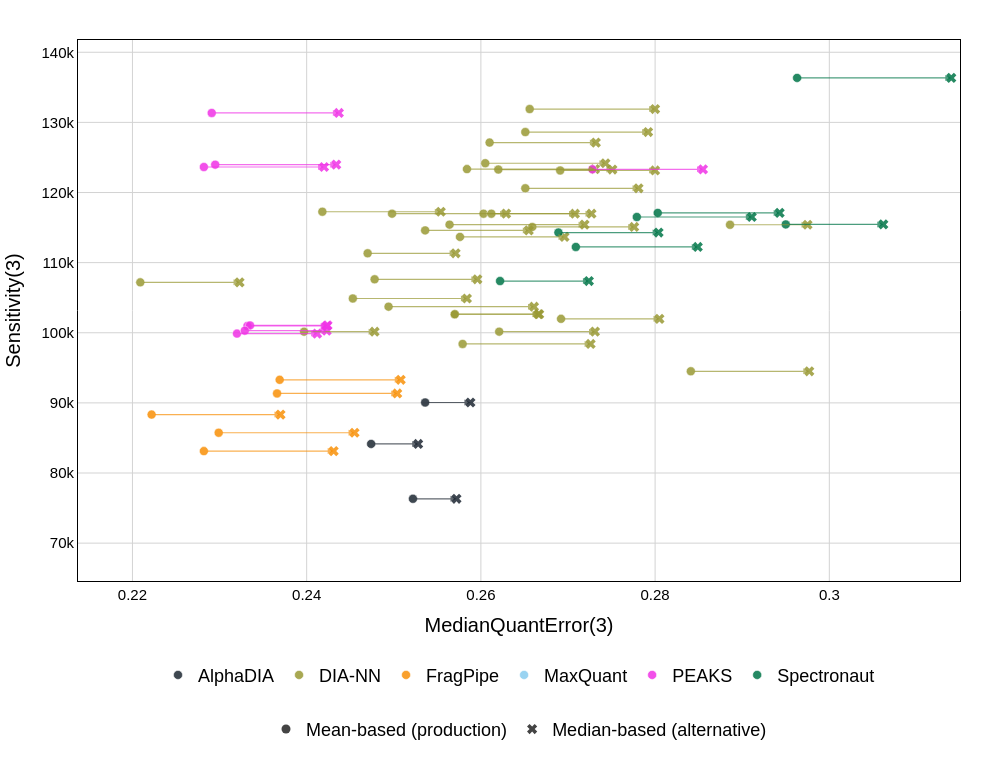

Write notebook code for a chart like this one.
### Markdown cell above
## Overview plot: accuracy vs. coverage (mean-based vs. median-based)

This mimics the website's actual main benchmarking plot (`LFQHYEPlotGenerator.plot_main_metric`)
with its **default settings**: x = median absolute epsilon in **Species-weighted** mode (average
of the per-species medians, equal weight regardless of precursor count — not "global", which pools
all species as one population), y = number of quantified precursors at
**k = MIN_NR_OBSERVED = 3** (`nr_observed >= 3`) — one point per public submission, colored by
tool (same palette as the manuscript figures), exactly like the real production plot.

Each submission is plotted twice — once with the production **mean-based** aggregation (circle)
and once with the **median-based** alternative (x) — connected by an arrow. Note that only the
x-position moves: which precursors pass the `nr_observed >= 3` filter (and therefore
`n_precursors`) does not depend on whether the per-condition intensity is aggregated with the mean
or the median, so the arrows are purely horizontal.

### Code cell
fig2 = go.Figure()
_ax = [0.225 * 0.95, 0.30 * 1.05]
_ay = [68000 * 0.95, 135000 * 1.05]

_tools_ordered = submission_summary_df["tool"].drop_duplicates().tolist()
for tool in _tools_ordered:
    color = _SOFTWARE_COLORS.get(tool, "#888888")
    sub_df = submission_summary_df[submission_summary_df["tool"] == tool]

    for _, row in sub_df.iterrows():
        fig2.add_annotation(
            x=row["median_abs_epsilon_median_based"],
            y=row["n_precursors"],
            ax=row["median_abs_epsilon_mean_based"],
            ay=row["n_precursors"],
            xref="x", yref="y", axref="x", ayref="y",
            showarrow=True,
            arrowhead=2,
            arrowsize=1,
            arrowwidth=1.2,
            arrowcolor=_hex_to_rgba(color, 0.7),
        )

    fig2.add_trace(
        go.Scatter(
            x=sub_df["median_abs_epsilon_mean_based"],
            y=sub_df["n_precursors"],
            mode="markers",
            marker=dict(color=color, size=9, symbol="circle", opacity=0.85, line=dict(color="white", width=0.5)),
            name=_display(tool),
            legendgroup=tool,
            hovertemplate=f"{_display(tool)} (mean-based)<br>x: %{{x:.3f}}<br>y: %{{y}}<extra></extra>",
        )
    )
    fig2.add_trace(
        go.Scatter(
            x=sub_df["median_abs_epsilon_median_based"],
            y=sub_df["n_precursors"],
            mode="markers",
            marker=dict(color=color, size=9, symbol="x", opacity=0.85),
            name=_display(tool),
            legendgroup=tool,
            showlegend=False,
            hovertemplate=f"{_display(tool)} (median-based)<br>x: %{{x:.3f}}<br>y: %{{y}}<extra></extra>",
        )
    )

# Second, marker-shape legend (circle = mean-based / production aggregation, x = median-based
# alternative). Dummy off-plot traces so only the legend entry renders, on a second native Plotly
# legend ("legend2") stacked below the tool-color legend.
_shape_legend_color = "#444444"
fig2.add_trace(
    go.Scatter(
        x=[None], y=[None],
        mode="markers",
        marker=dict(color=_shape_legend_color, size=9, symbol="circle"),
        name="Mean-based (production)",
        legend="legend2",
    )
)
fig2.add_trace(
    go.Scatter(
        x=[None], y=[None],
        mode="markers",
        marker=dict(color=_shape_legend_color, size=9, symbol="x"),
        name="Median-based (alternative)",
        legend="legend2",
    )
)

_metric_label = METRIC_AGG.capitalize()
fig2.update_xaxes(title_text=f"{_metric_label}QuantError({MIN_NR_OBSERVED})", **_AXIS_STYLE, range=_ax)
fig2.update_yaxes(title_text=f"Sensitivity({MIN_NR_OBSERVED})", **_AXIS_STYLE, range=_ay)
fig2.update_layout(
    **_BASE_LAYOUT,
    template="plotly_white",
    width=1000,
    height=760,
    legend=dict(
        orientation="h",
        x=0.5, xanchor="center",
        y=-0.14, yanchor="top",
        bgcolor="rgba(0,0,0,0)",
        borderwidth=0,
        font=dict(size=18)
    ),
    legend2=dict(
        orientation="h",
        x=0.5, xanchor="center",
        y=-0.24, yanchor="top",
        bgcolor="rgba(0,0,0,0)",
        borderwidth=0,
        font=dict(size=18)
    ),
    margin=dict(l=70, r=40, t=40, b=160),
)
fig2.show()

shift = (submission_summary_df["median_abs_epsilon_median_based"] - submission_summary_df["median_abs_epsilon_mean_based"]).abs()
print("Horizontal shift in the reported accuracy metric per submission (median-based - mean-based, absolute):")
print(
    submission_summary_df[["id", "tool"]]
    .assign(metric_shift=shift.round(4))
    .sort_values("metric_shift", ascending=False)
    .to_string(index=False)
)

fig2.write_image("mean_vs_median_epsilon.png", scale=2)
fig2.write_image("mean_vs_median_epsilon.svg")

### Figure 1 — Plotly figure (JSON) as saved in the notebook; plotly's stock layout.template omitted (floating-point values rounded to 4 significant figures)
{"data": [{"hovertemplate": "AlphaDIA (mean-based)<br>x: %{x:.3f}<br>y: %{y}<extra></extra>", "legendgroup": "AlphaDIA", "marker": {"color": "#1D2732", "line": {"color": "white", "width": 0.5}, "opacity": 0.85, "size": 9, "symbol": "circle"}, "mode": "markers", "name": "AlphaDIA", "type": "scatter", "x": [0.2522, 0.3706, 0.3795, 0.2474, 0.3891, 0.3898, 0.3949, 0.3882, 0.3854, 0.2536], "y": [76323, 108190, 113175, 84145, 126853, 126669, 127762, 125304, 136711, 90054]}, {"hovertemplate": "AlphaDIA (median-based)<br>x: %{x:.3f}<br>y: %{y}<extra></extra>", "legendgroup": "AlphaDIA", "marker": {"color": "#1D2732", "opacity": 0.85, "size": 9, "symbol": "x"}, "mode": "markers", "name": "AlphaDIA", "showlegend": false, "type": "scatter", "x": [0.2572, 0.3778, 0.3826, 0.2528, 0.3927, 0.3985, 0.4028, 0.3948, 0.3905, 0.2588], "y": [76323, 108190, 113175, 84145, 126853, 126669, 127762, 125304, 136711, 90054]}, {"hovertemplate": "DIA-NN (mean-based)<br>x: %{x:.3f}<br>y: %{y}<extra></extra>", "legendgroup": "DIA-NN", "marker": {"color": "#999934", "line": {"color": "white", "width": 0.5}, "opacity": 0.85, "size": 9, "symbol": "circle"}, "mode": "markers", "name": "DIA-NN", "type": "scatter", "x": [0.2498, 0.2603, 0.2564, 0.2612, 0.2209, 0.2478, 0.2651, 0.2579, 0.2584, 0.247, 0.1646, 0.261, 0.2886, 0.2605, 0.2659, 0.2691, 0.3926, 0.2651, 0.2656, 0.3399, 0.262, 0.2397, 0.2841, 0.2621, 0.257, 0.257, 0.2692, 0.2576, 0.2536, 0.2418, 0.2453, 0.2494], "y": [116984, 116980, 115420, 116980, 107188, 107624, 120604, 98404, 123342, 111332, 67605, 127122, 115402, 124176, 115091, 123146, 122229, 128623, 131904, 3023, 123278, 100154, 94507, 100160, 102645, 102639, 101986, 113672, 114599, 117259, 104886, 103720]}, {"hovertemplate": "DIA-NN (median-based)<br>x: %{x:.3f}<br>y: %{y}<extra></extra>", "legendgroup": "DIA-NN", "marker": {"color": "#999934", "opacity": 0.85, "size": 9, "symbol": "x"}, "mode": "markers", "name": "DIA-NN", "showlegend": false, "type": "scatter", "x": [0.2629, 0.2708, 0.2719, 0.2727, 0.2323, 0.2596, 0.2781, 0.2726, 0.2731, 0.2571, 0.1706, 0.2732, 0.2975, 0.2743, 0.2776, 0.28, 0.3967, 0.2792, 0.28, 0.3269, 0.2751, 0.2478, 0.2977, 0.2731, 0.2667, 0.2666, 0.2805, 0.2696, 0.2655, 0.2554, 0.2584, 0.2661], "y": [116984, 116980, 115420, 116980, 107188, 107624, 120604, 98404, 123342, 111332, 67605, 127122, 115402, 124176, 115091, 123146, 122229, 128623, 131904, 3023, 123278, 100154, 94507, 100160, 102645, 102639, 101986, 113672, 114599, 117259, 104886, 103720]}, {"hovertemplate": "FragPipe (mean-based)<br>x: %{x:.3f}<br>y: %{y}<extra></extra>", "legendgroup": "FragPipe (DIA-NN quant)", "marker": {"color": "#F89008", "line": {"color": "white", "width": 0.5}, "opacity": 0.85, "size": 9, "symbol": "circle"}, "mode": "markers", "name": "FragPipe", "type": "scatter", "x": [0.2369, 0.2366, 0.2222, 0.2282, 0.2299], "y": [93291, 91346, 88331, 83124, 85741]}, {"hovertemplate": "FragPipe (median-based)<br>x: %{x:.3f}<br>y: %{y}<extra></extra>", "legendgroup": "FragPipe (DIA-NN quant)", "marker": {"color": "#F89008", "opacity": 0.85, "size": 9, "symbol": "x"}, "mode": "markers", "name": "FragPipe", "showlegend": false, "type": "scatter", "x": [0.2508, 0.2504, 0.237, 0.2431, 0.2455], "y": [93291, 91346, 88331, 83124, 85741]}, {"hovertemplate": "MaxQuant (mean-based)<br>x: %{x:.3f}<br>y: %{y}<extra></extra>", "legendgroup": "MaxQuant", "marker": {"color": "#88ccef", "line": {"color": "white", "width": 0.5}, "opacity": 0.85, "size": 9, "symbol": "circle"}, "mode": "markers", "name": "MaxQuant", "type": "scatter", "x": [0.2014], "y": [21541]}, {"hovertemplate": "MaxQuant (median-based)<br>x: %{x:.3f}<br>y: %{y}<extra></extra>", "legendgroup": "MaxQuant", "marker": {"color": "#88ccef", "opacity": 0.85, "size": 9, "symbol": "x"}, "mode": "markers", "name": "MaxQuant", "showlegend": false, "type": "scatter", "x": [0.2098], "y": [21541]}, {"hovertemplate": "PEAKS (mean-based)<br>x: %{x:.3f}<br>y: %{y}<extra></extra>", "legendgroup": "PEAKS", "marker": {"color": "#f032e6", "line": {"color": "white", "width": 0.5}, "opacity": 0.85, "size": 9, "symbol": "circle"}, "mode": "markers", "name": "PEAKS", "type": "scatter", "x": [0.2291, 0.2282, 0.2295, 0.2728, 0.2332, 0.2335, 0.232, 0.2329], "y": [131346, 123638, 123975, 123304, 100963, 101049, 99879, 100305]}, {"hovertemplate": "PEAKS (median-based)<br>x: %{x:.3f}<br>y: %{y}<extra></extra>", "legendgroup": "PEAKS", "marker": {"color": "#f032e6", "opacity": 0.85, "size": 9, "symbol": "x"}, "mode": "markers", "name": "PEAKS", "showlegend": false, "type": "scatter", "x": [0.2437, 0.242, 0.2434, 0.2855, 0.2423, 0.2424, 0.2412, 0.2423], "y": [131346, 123638, 123975, 123304, 100963, 101049, 99879, 100305]}, {"hovertemplate": "Spectronaut (mean-based)<br>x: %{x:.3f}<br>y: %{y}<extra></extra>", "legendgroup": "Spectronaut", "marker": {"color": "#007548", "line": {"color": "white", "width": 0.5}, "opacity": 0.85, "size": 9, "symbol": "circle"}, "mode": "markers", "name": "Spectronaut", "type": "scatter", "x": [0.295, 0.2779, 0.2689, 0.2622, 0.2709, 0.2803, 0.3237, 0.2963], "y": [115450, 116511, 114292, 107378, 112238, 117095, 138352, 136342]}, {"hovertemplate": "Spectronaut (median-based)<br>x: %{x:.3f}<br>y: %{y}<extra></extra>", "legendgroup": "Spectronaut", "marker": {"color": "#007548", "opacity": 0.85, "size": 9, "symbol": "x"}, "mode": "markers", "name": "Spectronaut", "showlegend": false, "type": "scatter", "x": [0.3062, 0.2911, 0.2804, 0.2724, 0.2849, 0.2943, 0.3324, 0.314], "y": [115450, 116511, 114292, 107378, 112238, 117095, 138352, 136342]}, {"legend": "legend2", "marker": {"color": "#444444", "size": 9, "symbol": "circle"}, "mode": "markers", "name": "Mean-based (production)", "type": "scatter", "x": [null], "y": [null]}, {"legend": "legend2", "marker": {"color": "#444444", "size": 9, "symbol": "x"}, "mode": "markers", "name": "Median-based (alternative)", "type": "scatter", "x": [null], "y": [null]}], "layout": {"annotations": [{"arrowcolor": "rgba(29,39,50,0.7)", "arrowhead": 2, "arrowsize": 1, "arrowwidth": 1.2, "ax": 0.2522, "axref": "x", "ay": 76323, "ayref": "y", "showarrow": true, "x": 0.2572, "xref": "x", "y": 76323, "yref": "y"}, {"arrowcolor": "rgba(29,39,50,0.7)", "arrowhead": 2, "arrowsize": 1, "arrowwidth": 1.2, "ax": 0.3706, "axref": "x", "ay": 108190, "ayref": "y", "showarrow": true, "x": 0.3778, "xref": "x", "y": 108190, "yref": "y"}, {"arrowcolor": "rgba(29,39,50,0.7)", "arrowhead": 2, "arrowsize": 1, "arrowwidth": 1.2, "ax": 0.3795, "axref": "x", "ay": 113175, "ayref": "y", "showarrow": true, "x": 0.3826, "xref": "x", "y": 113175, "yref": "y"}, {"arrowcolor": "rgba(29,39,50,0.7)", "arrowhead": 2, "arrowsize": 1, "arrowwidth": 1.2, "ax": 0.2474, "axref": "x", "ay": 84145, "ayref": "y", "showarrow": true, "x": 0.2528, "xref": "x", "y": 84145, "yref": "y"}, {"arrowcolor": "rgba(29,39,50,0.7)", "arrowhead": 2, "arrowsize": 1, "arrowwidth": 1.2, "ax": 0.3891, "axref": "x", "ay": 126853, "ayref": "y", "showarrow": true, "x": 0.3927, "xref": "x", "y": 126853, "yref": "y"}, {"arrowcolor": "rgba(29,39,50,0.7)", "arrowhead": 2, "arrowsize": 1, "arrowwidth": 1.2, "ax": 0.3898, "axref": "x", "ay": 126669, "ayref": "y", "showarrow": true, "x": 0.3985, "xref": "x", "y": 126669, "yref": "y"}, {"arrowcolor": "rgba(29,39,50,0.7)", "arrowhead": 2, "arrowsize": 1, "arrowwidth": 1.2, "ax": 0.3949, "axref": "x", "ay": 127762, "ayref": "y", "showarrow": true, "x": 0.4028, "xref": "x", "y": 127762, "yref": "y"}, {"arrowcolor": "rgba(29,39,50,0.7)", "arrowhead": 2, "arrowsize": 1, "arrowwidth": 1.2, "ax": 0.3882, "axref": "x", "ay": 125304, "ayref": "y", "showarrow": true, "x": 0.3948, "xref": "x", "y": 125304, "yref": "y"}, {"arrowcolor": "rgba(29,39,50,0.7)", "arrowhead": 2, "arrowsize": 1, "arrowwidth": 1.2, "ax": 0.3854, "axref": "x", "ay": 136711, "ayref": "y", "showarrow": true, "x": 0.3905, "xref": "x", "y": 136711, "yref": "y"}, {"arrowcolor": "rgba(29,39,50,0.7)", "arrowhead": 2, "arrowsize": 1, "arrowwidth": 1.2, "ax": 0.2536, "axref": "x", "ay": 90054, "ayref": "y", "showarrow": true, "x": 0.2588, "xref": "x", "y": 90054, "yref": "y"}, {"arrowcolor": "rgba(153,153,52,0.7)", "arrowhead": 2, "arrowsize": 1, "arrowwidth": 1.2, "ax": 0.2498, "axref": "x", "ay": 116984, "ayref": "y", "showarrow": true, "x": 0.2629, "xref": "x", "y": 116984, "yref": "y"}, {"arrowcolor": "rgba(153,153,52,0.7)", "arrowhead": 2, "arrowsize": 1, "arrowwidth": 1.2, "ax": 0.2603, "axref": "x", "ay": 116980, "ayref": "y", "showarrow": true, "x": 0.2708, "xref": "x", "y": 116980, "yref": "y"}, {"arrowcolor": "rgba(153,153,52,0.7)", "arrowhead": 2, "arrowsize": 1, "arrowwidth": 1.2, "ax": 0.2564, "axref": "x", "ay": 115420, "ayref": "y", "showarrow": true, "x": 0.2719, "xref": "x", "y": 115420, "yref": "y"}, {"arrowcolor": "rgba(153,153,52,0.7)", "arrowhead": 2, "arrowsize": 1, "arrowwidth": 1.2, "ax": 0.2612, "axref": "x", "ay": 116980, "ayref": "y", "showarrow": true, "x": 0.2727, "xref": "x", "y": 116980, "yref": "y"}, {"arrowcolor": "rgba(153,153,52,0.7)", "arrowhead": 2, "arrowsize": 1, "arrowwidth": 1.2, "ax": 0.2209, "axref": "x", "ay": 107188, "ayref": "y", "showarrow": true, "x": 0.2323, "xref": "x", "y": 107188, "yref": "y"}, {"arrowcolor": "rgba(153,153,52,0.7)", "arrowhead": 2, "arrowsize": 1, "arrowwidth": 1.2, "ax": 0.2478, "axref": "x", "ay": 107624, "ayref": "y", "showarrow": true, "x": 0.2596, "xref": "x", "y": 107624, "yref": "y"}, {"arrowcolor": "rgba(153,153,52,0.7)", "arrowhead": 2, "arrowsize": 1, "arrowwidth": 1.2, "ax": 0.2651, "axref": "x", "ay": 120604, "ayref": "y", "showarrow": true, "x": 0.2781, "xref": "x", "y": 120604, "yref": "y"}, {"arrowcolor": "rgba(153,153,52,0.7)", "arrowhead": 2, "arrowsize": 1, "arrowwidth": 1.2, "ax": 0.2579, "axref": "x", "ay": 98404, "ayref": "y", "showarrow": true, "x": 0.2726, "xref": "x", "y": 98404, "yref": "y"}, {"arrowcolor": "rgba(153,153,52,0.7)", "arrowhead": 2, "arrowsize": 1, "arrowwidth": 1.2, "ax": 0.2584, "axref": "x", "ay": 123342, "ayref": "y", "showarrow": true, "x": 0.2731, "xref": "x", "y": 123342, "yref": "y"}, {"arrowcolor": "rgba(153,153,52,0.7)", "arrowhead": 2, "arrowsize": 1, "arrowwidth": 1.2, "ax": 0.247, "axref": "x", "ay": 111332, "ayref": "y", "showarrow": true, "x": 0.2571, "xref": "x", "y": 111332, "yref": "y"}, {"arrowcolor": "rgba(153,153,52,0.7)", "arrowhead": 2, "arrowsize": 1, "arrowwidth": 1.2, "ax": 0.1646, "axref": "x", "ay": 67605, "ayref": "y", "showarrow": true, "x": 0.1706, "xref": "x", "y": 67605, "yref": "y"}, {"arrowcolor": "rgba(153,153,52,0.7)", "arrowhead": 2, "arrowsize": 1, "arrowwidth": 1.2, "ax": 0.261, "axref": "x", "ay": 127122, "ayref": "y", "showarrow": true, "x": 0.2732, "xref": "x", "y": 127122, "yref": "y"}, {"arrowcolor": "rgba(153,153,52,0.7)", "arrowhead": 2, "arrowsize": 1, "arrowwidth": 1.2, "ax": 0.2886, "axref": "x", "ay": 115402, "ayref": "y", "showarrow": true, "x": 0.2975, "xref": "x", "y": 115402, "yref": "y"}, {"arrowcolor": "rgba(153,153,52,0.7)", "arrowhead": 2, "arrowsize": 1, "arrowwidth": 1.2, "ax": 0.2605, "axref": "x", "ay": 124176, "ayref": "y", "showarrow": true, "x": 0.2743, "xref": "x", "y": 124176, "yref": "y"}, {"arrowcolor": "rgba(153,153,52,0.7)", "arrowhead": 2, "arrowsize": 1, "arrowwidth": 1.2, "ax": 0.2659, "axref": "x", "ay": 115091, "ayref": "y", "showarrow": true, "x": 0.2776, "xref": "x", "y": 115091, "yref": "y"}, {"arrowcolor": "rgba(153,153,52,0.7)", "arrowhead": 2, "arrowsize": 1, "arrowwidth": 1.2, "ax": 0.2691, "axref": "x", "ay": 123146, "ayref": "y", "showarrow": true, "x": 0.28, "xref": "x", "y": 123146, "yref": "y"}, {"arrowcolor": "rgba(153,153,52,0.7)", "arrowhead": 2, "arrowsize": 1, "arrowwidth": 1.2, "ax": 0.3926, "axref": "x", "ay": 122229, "ayref": "y", "showarrow": true, "x": 0.3967, "xref": "x", "y": 122229, "yref": "y"}, {"arrowcolor": "rgba(153,153,52,0.7)", "arrowhead": 2, "arrowsize": 1, "arrowwidth": 1.2, "ax": 0.2651, "axref": "x", "ay": 128623, "ayref": "y", "showarrow": true, "x": 0.2792, "xref": "x", "y": 128623, "yref": "y"}, {"arrowcolor": "rgba(153,153,52,0.7)", "arrowhead": 2, "arrowsize": 1, "arrowwidth": 1.2, "ax": 0.2656, "axref": "x", "ay": 131904, "ayref": "y", "showarrow": true, "x": 0.28, "xref": "x", "y": 131904, "yref": "y"}, {"arrowcolor": "rgba(153,153,52,0.7)", "arrowhead": 2, "arrowsize": 1, "arrowwidth": 1.2, "ax": 0.3399, "axref": "x", "ay": 3023, "ayref": "y", "showarrow": true, "x": 0.3269, "xref": "x", "y": 3023, "yref": "y"}, {"arrowcolor": "rgba(153,153,52,0.7)", "arrowhead": 2, "arrowsize": 1, "arrowwidth": 1.2, "ax": 0.262, "axref": "x", "ay": 123278, "ayref": "y", "showarrow": true, "x": 0.2751, "xref": "x", "y": 123278, "yref": "y"}, {"arrowcolor": "rgba(153,153,52,0.7)", "arrowhead": 2, "arrowsize": 1, "arrowwidth": 1.2, "ax": 0.2397, "axref": "x", "ay": 100154, "ayref": "y", "showarrow": true, "x": 0.2478, "xref": "x", "y": 100154, "yref": "y"}, {"arrowcolor": "rgba(153,153,52,0.7)", "arrowhead": 2, "arrowsize": 1, "arrowwidth": 1.2, "ax": 0.2841, "axref": "x", "ay": 94507, "ayref": "y", "showarrow": true, "x": 0.2977, "xref": "x", "y": 94507, "yref": "y"}, {"arrowcolor": "rgba(153,153,52,0.7)", "arrowhead": 2, "arrowsize": 1, "arrowwidth": 1.2, "ax": 0.2621, "axref": "x", "ay": 100160, "ayref": "y", "showarrow": true, "x": 0.2731, "xref": "x", "y": 100160, "yref": "y"}, {"arrowcolor": "rgba(153,153,52,0.7)", "arrowhead": 2, "arrowsize": 1, "arrowwidth": 1.2, "ax": 0.257, "axref": "x", "ay": 102645, "ayref": "y", "showarrow": true, "x": 0.2667, "xref": "x", "y": 102645, "yref": "y"}, {"arrowcolor": "rgba(153,153,52,0.7)", "arrowhead": 2, "arrowsize": 1, "arrowwidth": 1.2, "ax": 0.257, "axref": "x", "ay": 102639, "ayref": "y", "showarrow": true, "x": 0.2666, "xref": "x", "y": 102639, "yref": "y"}, {"arrowcolor": "rgba(153,153,52,0.7)", "arrowhead": 2, "arrowsize": 1, "arrowwidth": 1.2, "ax": 0.2692, "axref": "x", "ay": 101986, "ayref": "y", "showarrow": true, "x": 0.2805, "xref": "x", "y": 101986, "yref": "y"}, {"arrowcolor": "rgba(153,153,52,0.7)", "arrowhead": 2, "arrowsize": 1, "arrowwidth": 1.2, "ax": 0.2576, "axref": "x", "ay": 113672, "ayref": "y", "showarrow": true, "x": 0.2696, "xref": "x", "y": 113672, "yref": "y"}, {"arrowcolor": "rgba(153,153,52,0.7)", "arrowhead": 2, "arrowsize": 1, "arrowwidth": 1.2, "ax": 0.2536, "axref": "x", "ay": 114599, "ayref": "y", "showarrow": true, "x": 0.2655, "xref": "x", "y": 114599, "yref": "y"}, {"arrowcolor": "rgba(153,153,52,0.7)", "arrowhead": 2, "arrowsize": 1, "arrowwidth": 1.2, "ax": 0.2418, "axref": "x", "ay": 117259, "ayref": "y", "showarrow": true, "x": 0.2554, "xref": "x", "y": 117259, "yref": "y"}, {"arrowcolor": "rgba(153,153,52,0.7)", "arrowhead": 2, "arrowsize": 1, "arrowwidth": 1.2, "ax": 0.2453, "axref": "x", "ay": 104886, "ayref": "y", "showarrow": true, "x": 0.2584, "xref": "x", "y": 104886, "yref": "y"}, {"arrowcolor": "rgba(153,153,52,0.7)", "arrowhead": 2, "arrowsize": 1, "arrowwidth": 1.2, "ax": 0.2494, "axref": "x", "ay": 103720, "ayref": "y", "showarrow": true, "x": 0.2661, "xref": "x", "y": 103720, "yref": "y"}, {"arrowcolor": "rgba(248,144,8,0.7)", "arrowhead": 2, "arrowsize": 1, "arrowwidth": 1.2, "ax": 0.2369, "axref": "x", "ay": 93291, "ayref": "y", "showarrow": true, "x": 0.2508, "xref": "x", "y": 93291, "yref": "y"}, {"arrowcolor": "rgba(248,144,8,0.7)", "arrowhead": 2, "arrowsize": 1, "arrowwidth": 1.2, "ax": 0.2366, "axref": "x", "ay": 91346, "ayref": "y", "showarrow": true, "x": 0.2504, "xref": "x", "y": 91346, "yref": "y"}, {"arrowcolor": "rgba(248,144,8,0.7)", "arrowhead": 2, "arrowsize": 1, "arrowwidth": 1.2, "ax": 0.2222, "axref": "x", "ay": 88331, "ayref": "y", "showarrow": true, "x": 0.237, "xref": "x", "y": 88331, "yref": "y"}, {"arrowcolor": "rgba(248,144,8,0.7)", "arrowhead": 2, "arrowsize": 1, "arrowwidth": 1.2, "ax": 0.2282, "axref": "x", "ay": 83124, "ayref": "y", "showarrow": true, "x": 0.2431, "xref": "x", "y": 83124, "yref": "y"}, {"arrowcolor": "rgba(248,144,8,0.7)", "arrowhead": 2, "arrowsize": 1, "arrowwidth": 1.2, "ax": 0.2299, "axref": "x", "ay": 85741, "ayref": "y", "showarrow": true, "x": 0.2455, "xref": "x", "y": 85741, "yref": "y"}, {"arrowcolor": "rgba(136,204,239,0.7)", "arrowhead": 2, "arrowsize": 1, "arrowwidth": 1.2, "ax": 0.2014, "axref": "x", "ay": 21541, "ayref": "y", "showarrow": true, "x": 0.2098, "xref": "x", "y": 21541, "yref": "y"}, {"arrowcolor": "rgba(240,50,230,0.7)", "arrowhead": 2, "arrowsize": 1, "arrowwidth": 1.2, "ax": 0.2291, "axref": "x", "ay": 131346, "ayref": "y", "showarrow": true, "x": 0.2437, "xref": "x", "y": 131346, "yref": "y"}, {"arrowcolor": "rgba(240,50,230,0.7)", "arrowhead": 2, "arrowsize": 1, "arrowwidth": 1.2, "ax": 0.2282, "axref": "x", "ay": 123638, "ayref": "y", "showarrow": true, "x": 0.242, "xref": "x", "y": 123638, "yref": "y"}, {"arrowcolor": "rgba(240,50,230,0.7)", "arrowhead": 2, "arrowsize": 1, "arrowwidth": 1.2, "ax": 0.2295, "axref": "x", "ay": 123975, "ayref": "y", "showarrow": true, "x": 0.2434, "xref": "x", "y": 123975, "yref": "y"}, {"arrowcolor": "rgba(240,50,230,0.7)", "arrowhead": 2, "arrowsize": 1, "arrowwidth": 1.2, "ax": 0.2728, "axref": "x", "ay": 123304, "ayref": "y", "showarrow": true, "x": 0.2855, "xref": "x", "y": 123304, "yref": "y"}, {"arrowcolor": "rgba(240,50,230,0.7)", "arrowhead": 2, "arrowsize": 1, "arrowwidth": 1.2, "ax": 0.2332, "axref": "x", "ay": 100963, "ayref": "y", "showarrow": true, "x": 0.2423, "xref": "x", "y": 100963, "yref": "y"}, {"arrowcolor": "rgba(240,50,230,0.7)", "arrowhead": 2, "arrowsize": 1, "arrowwidth": 1.2, "ax": 0.2335, "axref": "x", "ay": 101049, "ayref": "y", "showarrow": true, "x": 0.2424, "xref": "x", "y": 101049, "yref": "y"}, {"arrowcolor": "rgba(240,50,230,0.7)", "arrowhead": 2, "arrowsize": 1, "arrowwidth": 1.2, "ax": 0.232, "axref": "x", "ay": 99879, "ayref": "y", "showarrow": true, "x": 0.2412, "xref": "x", "y": 99879, "yref": "y"}, {"arrowcolor": "rgba(240,50,230,0.7)", "arrowhead": 2, "arrowsize": 1, "arrowwidth": 1.2, "ax": 0.2329, "axref": "x", "ay": 100305, "ayref": "y", "showarrow": true, "x": 0.2423, "xref": "x", "y": 100305, "yref": "y"}, {"arrowcolor": "rgba(0,117,72,0.7)", "arrowhead": 2, "arrowsize": 1, "arrowwidth": 1.2, "ax": 0.295, "axref": "x", "ay": 115450, "ayref": "y", "showarrow": true, "x": 0.3062, "xref": "x", "y": 115450, "yref": "y"}, {"arrowcolor": "rgba(0,117,72,0.7)", "arrowhead": 2, "arrowsize": 1, "arrowwidth": 1.2, "ax": 0.2779, "axref": "x", "ay": 116511, "ayref": "y", "showarrow": true, "x": 0.2911, "xref": "x", "y": 116511, "yref": "y"}, {"arrowcolor": "rgba(0,117,72,0.7)", "arrowhead": 2, "arrowsize": 1, "arrowwidth": 1.2, "ax": 0.2689, "axref": "x", "ay": 114292, "ayref": "y", "showarrow": true, "x": 0.2804, "xref": "x", "y": 114292, "yref": "y"}, {"arrowcolor": "rgba(0,117,72,0.7)", "arrowhead": 2, "arrowsize": 1, "arrowwidth": 1.2, "ax": 0.2622, "axref": "x", "ay": 107378, "ayref": "y", "showarrow": true, "x": 0.2724, "xref": "x", "y": 107378, "yref": "y"}, {"arrowcolor": "rgba(0,117,72,0.7)", "arrowhead": 2, "arrowsize": 1, "arrowwidth": 1.2, "ax": 0.2709, "axref": "x", "ay": 112238, "ayref": "y", "showarrow": true, "x": 0.2849, "xref": "x", "y": 112238, "yref": "y"}, {"arrowcolor": "rgba(0,117,72,0.7)", "arrowhead": 2, "arrowsize": 1, "arrowwidth": 1.2, "ax": 0.2803, "axref": "x", "ay": 117095, "ayref": "y", "showarrow": true, "x": 0.2943, "xref": "x", "y": 117095, "yref": "y"}, {"arrowcolor": "rgba(0,117,72,0.7)", "arrowhead": 2, "arrowsize": 1, "arrowwidth": 1.2, "ax": 0.3237, "axref": "x", "ay": 138352, "ayref": "y", "showarrow": true, "x": 0.3324, "xref": "x", "y": 138352, "yref": "y"}, {"arrowcolor": "rgba(0,117,72,0.7)", "arrowhead": 2, "arrowsize": 1, "arrowwidth": 1.2, "ax": 0.2963, "axref": "x", "ay": 136342, "ayref": "y", "showarrow": true, "x": 0.314, "xref": "x", "y": 136342, "yref": "y"}], "font": {"color": "black", "family": "Arial, sans-serif", "size": 15}, "height": 760, "legend": {"bgcolor": "rgba(0,0,0,0)", "borderwidth": 0, "font": {"size": 18}, "orientation": "h", "x": 0.5, "xanchor": "center", "y": -0.14, "yanchor": "top"}, "legend2": {"bgcolor": "rgba(0,0,0,0)", "borderwidth": 0, "font": {"size": 18}, "orientation": "h", "x": 0.5, "xanchor": "center", "y": -0.24, "yanchor": "top"}, "margin": {"b": 160, "l": 70, "r": 40, "t": 40}, "paper_bgcolor": "white", "plot_bgcolor": "white", "width": 1000, "xaxis": {"gridcolor": "lightgray", "gridwidth": 1, "linecolor": "black", "linewidth": 1, "mirror": true, "range": [0.2137, 0.315], "showline": true, "title": {"font": {"size": 20}, "text": "MedianQuantError(3)"}}, "yaxis": {"gridcolor": "lightgray", "gridwidth": 1, "linecolor": "black", "linewidth": 1, "mirror": true, "range": [64600, 141750], "showline": true, "title": {"font": {"size": 20}, "text": "Sensitivity(3)"}}}}
